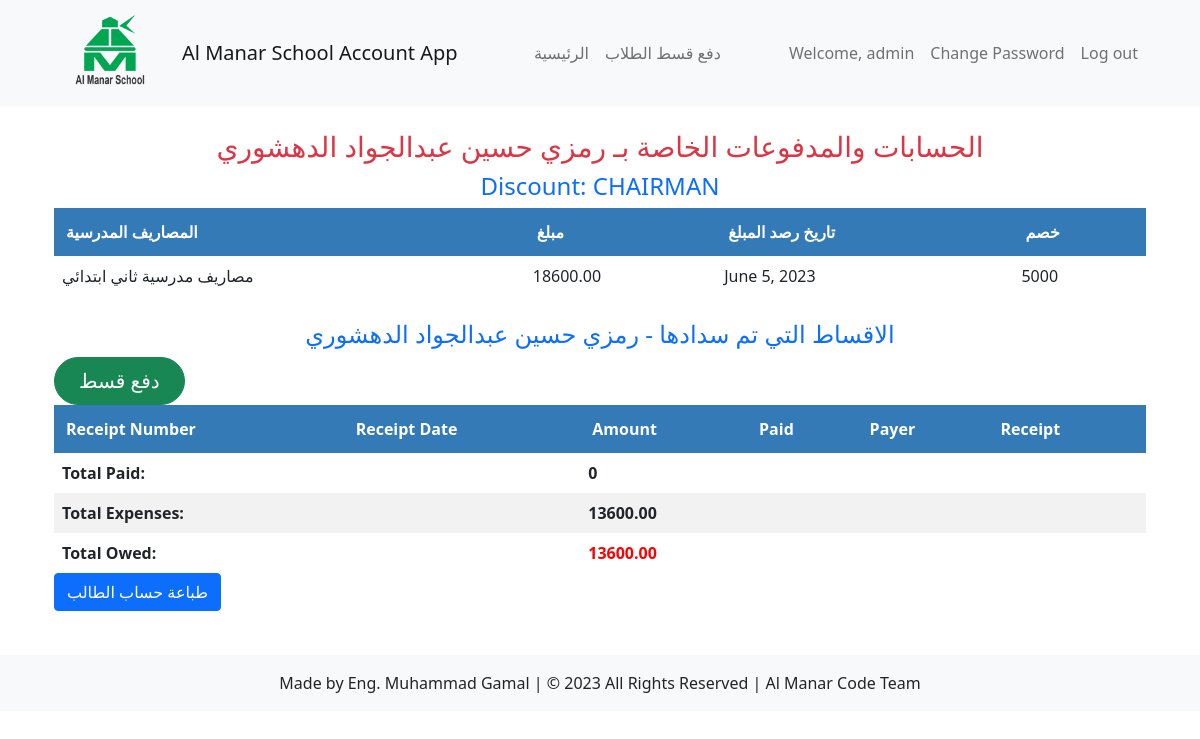
Page /students/student_detail/14/ (signed in) on the earlier database version.
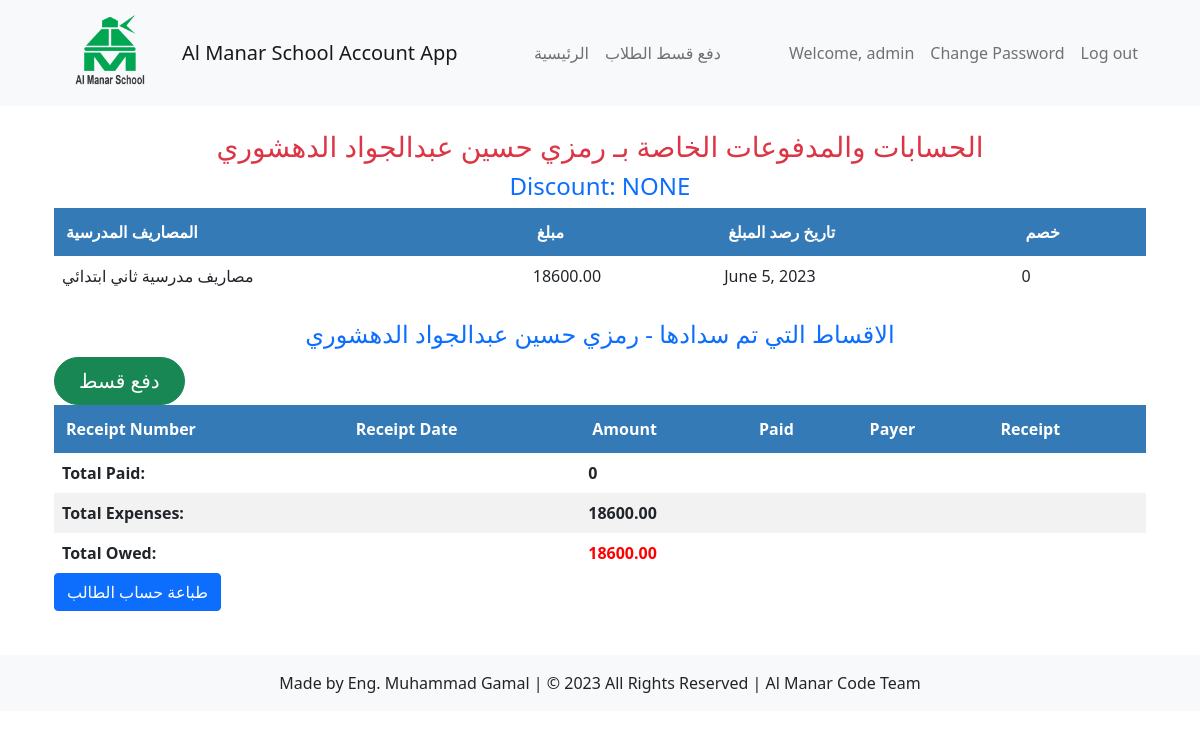
Same page on the later database version.
### students/models.py (models this page shows, shortened)
class Student(models.Model):
    GENDER_CHOICES = (
        ('', '---------'),
        ('M', 'Male'),
        ('F', 'Female'),
    )
    DISCOUNT_CHOICES = (
        ('NONE', 'No Discount'),
        ('CHAIRMAN', 'Chairman of the Board Discount'),
        ('VICE_CHAIRMAN', 'Vice Chairman of the Board Discount'),
        ('EMPLOYEE_CHILD', 'Employee Child Discount'),
        ('ARMED_FORCES', 'Armed Forces Discount'),
    )
    name = models.CharField(max_length=50)
    national_number = models.IntegerField(unique=True)
    age = models.IntegerField()
    gender = models.CharField(max_length=1, choices=GENDER_CHOICES)
    date_of_birth = models.DateField()
    academic_year = models.ForeignKey(AcademicYear, on_delete=models.CASCADE, default=timezone.now, null=True, blank=True)
    classroom = models.ManyToManyField(Classroom)
    total_payments = models.DecimalField(max_digits=8, decimal_places=2, default=0, null=True, blank=True)
    total_owed = models.DecimalField(max_digits=8, decimal_places=2, default=0, null=True, blank=True)
    phone_number = models.CharField(max_length=20, default='')
    discount = models.CharField(max_length=20, choices=DISCOUNT_CHOICES, default='NONE')
    def get_discounted_amount(self):
        if self.discount == 'CHAIRMAN':
            return 5000  # Deduct L.E 5000 for Chairman discount
        elif self.discount == 'VICE_CHAIRMAN':
            return 3000  # Deduct L.E 3000 for Vice Chairman discount
        elif self.discount == 'EMPLOYEE_CHILD':
            return 4000  # Deduct L.E 4000 for Employee Child discount
        elif self.discount == 'ARMED_FORCES':
            return 2000  # Deduct L.E 2000 for Armed Forces discount
        else:
            return 0

class Expense(models.Model):
    classroom = models.ForeignKey(Classroom, related_name='classroom_expenses', on_delete=models.CASCADE, null=True)
    expense_type = models.CharField(max_length=50)
    amount = models.DecimalField(max_digits=8, decimal_places=2)
    date = models.DateField()
    total_owed = models.DecimalField(max_digits=8, decimal_places=2, default=0)

### students/views.py (the view, shortened to what this page needs)
# urls.py: path('student_detail/<int:pk>/', views.student_detail, name='student_detail'),
@never_cache
@login_required
def student_detail(request, pk):
    student = get_object_or_404(Student, pk=pk)
    installments = Tuition.objects.filter(student=student)
    total_paid = sum(installment.amount_tuition for installment in installments if installment.paid)
    classroom = student.classroom.first()  # retrieve the first classroom for the student
    expenses = Expense.objects.filter(classroom=classroom)
    total_expenses = sum(expense.amount for expense in expenses)
    discount = student.discount
    if discount and discount != 'NONE':
        for expense in expenses:
            total_expenses -= student.get_discounted_amount()
            expense.discounted_amount = student.get_discounted_amount()
    else:
        for expense in expenses:
            expense.discounted_amount = 0
    total_owed = total_expenses - total_paid
    context = {
        'student': student,
        'installments': installments,
        'total_paid': total_paid,
        'expenses': expenses,
        'total_expenses': total_expenses,
        'total_owed': total_owed,
        'discount': discount,  # Add the discount to the context
    }
    return render(request, 'students/student_detail.html', context)

### students/templates/students/student_detail.html (shortened to what this page needs)
{% extends 'students/base/account_navbar.html' %}
{% load crispy_forms_tags %}
{% load custom_filters %}
{% block content %}
<h3 class='text-center text-danger'>الحسابات والمدفوعات الخاصة بـ {{ student.name }} </h3>
<div class="button " >
    <h4 class="text-center text-primary">Discount: {{ discount }}</h4>
    <table>
        <thead>
            <tr>
                <th>المصاريف المدرسية</th>
                <th>مبلغ</th>
                <th>تاريخ رصد المبلغ</th>
                <th>  خصم</th>
            </tr>
        </thead>
        <tbody>
            {% for expense in expenses %}
            <tr>
                <td>{{ expense.expense_type }}</td>
                <td>{{ expense.amount }}</td>
                <td>{{ expense.date }}</td>
                <td>{{ expense.discounted_amount }}</td>
            </tr>
            {% endfor %}
        </tbody>
    </table>
</div>
<br>
<h4 class='text-center text-primary'> الاقساط التي تم سدادها -  {{ student.name }}</h4>
  <a href="{% url 'students:pay_installment' pk=student.pk %}" class="btn btn-success btn-lg px-4 py-2 rounded-pill">دفع قسط </a>
      <table>
        <thead>
            <tr>
                <th>Receipt Number</th>
                <th>Receipt Date</th>
                <th>Amount</th>
                <th>Paid</th>
                <th>Payer</th>
                <th>Receipt</th>
            </tr>
        </thead>
        <tbody>
            <tr>
                <td colspan="2"><strong>Total Paid:</strong></td>
                <td colspan="4"><strong>{{ total_paid }}</strong></td>
            </tr>
            {% if expenses %}
            <tr>
                <td colspan="2"><strong>Total Expenses:</strong></td>
                <td colspan="4"><strong>{{ total_expenses }}</strong></td>
            </tr>
            {% endif %}
            <tr>
                <td colspan="2"><strong>Total Owed:</strong></td>
                <td colspan="4">
                    <strong style="color: {% if total_owed > 0 %}red{% elif total_owed < 0 %}green{% else %}green{% endif %}">
                        {% if total_owed > 0 %}
                            {{ total_owed }}
                        {% elif total_owed < 0 %}
                            Paid over
                            {{ total_owed|abs_value }}
                        {% else %}
                            0
                        {% endif %}
                    </strong>
                </td>
            </tr>
        </tbody>
    </table>
    <button class="btn btn-primary print-button" onclick="printReceipt()">طباعة حساب الطالب</button>
    {% endblock %}

Differences in the rows shown:
changed Student "رمزي حسين عبدالجواد الدهشوري": discount "CHAIRMAN" → "NONE"
computed for Expense "مصاريف مدرسية ثاني ابتدائي": discounted_amount "5000" → "0"
Other differences:
{{ total_expenses }}: "13600.00" → "18600.00"
{{ total_owed }}: "13600.00" → "18600.00"
